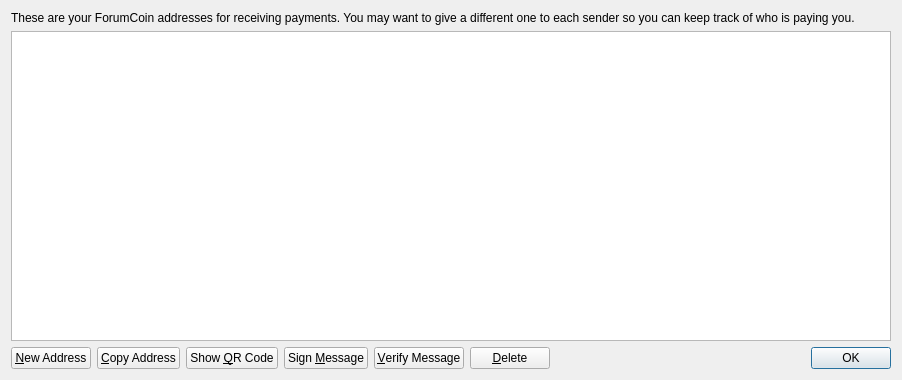
<?xml version="1.0" encoding="UTF-8"?>
<ui version="4.0">
 <class>AddressBookPage</class>
 <widget class="QWidget" name="AddressBookPage">
  <property name="geometry">
   <rect>
    <x>0</x>
    <y>0</y>
    <width>902</width>
    <height>380</height>
   </rect>
  </property>
  <property name="windowTitle">
   <string>Address Book</string>
  </property>
  <layout class="QVBoxLayout" name="verticalLayout">
   <item>
    <widget class="QLabel" name="labelExplanation">
     <property name="text">
      <string>These are your ForumCoin addresses for receiving payments. You may want to give a different one to each sender so you can keep track of who is paying you.</string>
     </property>
     <property name="textFormat">
      <enum>Qt::PlainText</enum>
     </property>
     <property name="wordWrap">
      <bool>true</bool>
     </property>
    </widget>
   </item>
   <item>
    <widget class="QTableView" name="tableView">
     <property name="contextMenuPolicy">
      <enum>Qt::CustomContextMenu</enum>
     </property>
     <property name="toolTip">
      <string>Double-click to edit address or label</string>
     </property>
     <property name="tabKeyNavigation">
      <bool>false</bool>
     </property>
     <property name="alternatingRowColors">
      <bool>true</bool>
     </property>
     <property name="selectionMode">
      <enum>QAbstractItemView::SingleSelection</enum>
     </property>
     <property name="selectionBehavior">
      <enum>QAbstractItemView::SelectRows</enum>
     </property>
     <property name="sortingEnabled">
      <bool>true</bool>
     </property>
     <attribute name="verticalHeaderVisible">
      <bool>false</bool>
     </attribute>
    </widget>
   </item>
   <item>
    <layout class="QHBoxLayout" name="horizontalLayout">
     <item>
      <widget class="QPushButton" name="newAddressButton">
       <property name="toolTip">
        <string>Create a new address</string>
       </property>
       <property name="text">
        <string>&amp;New Address</string>
       </property>
       <property name="icon">
        <iconset resource="../bitcoin.qrc">
         <normaloff>:/icons/add</normaloff>:/icons/add</iconset>
       </property>
      </widget>
     </item>
     <item>
      <widget class="QPushButton" name="copyToClipboard">
       <property name="toolTip">
        <string>Copy the currently selected address to the system clipboard</string>
       </property>
       <property name="text">
        <string>&amp;Copy Address</string>
       </property>
       <property name="icon">
        <iconset resource="../bitcoin.qrc">
         <normaloff>:/icons/editcopy</normaloff>:/icons/editcopy</iconset>
       </property>
      </widget>
     </item>
     <item>
      <widget class="QPushButton" name="showQRCode">
       <property name="text">
        <string>Show &amp;QR Code</string>
       </property>
       <property name="icon">
        <iconset resource="../bitcoin.qrc">
         <normaloff>:/icons/qrcode</normaloff>:/icons/qrcode</iconset>
       </property>
      </widget>
     </item>
     <item>
      <widget class="QPushButton" name="signMessage">
       <property name="toolTip">
        <string>Sign a message to prove you own a riotcoin address</string>
       </property>
       <property name="text">
        <string>Sign &amp;Message</string>
       </property>
       <property name="icon">
        <iconset resource="../bitcoin.qrc">
         <normaloff>:/icons/edit</normaloff>:/icons/edit</iconset>
       </property>
      </widget>
     </item>
     <item>
      <widget class="QPushButton" name="verifyMessage">
       <property name="toolTip">
        <string>Verify a message to ensure it was signed with a specified riotcoin address</string>
       </property>
       <property name="text">
        <string>&amp;Verify Message</string>
       </property>
       <property name="icon">
        <iconset resource="../bitcoin.qrc">
         <normaloff>:/icons/transaction_0</normaloff>:/icons/transaction_0</iconset>
       </property>
      </widget>
     </item>
     <item>
      <widget class="QPushButton" name="deleteButton">
       <property name="toolTip">
        <string>Delete the currently selected address from the list</string>
       </property>
       <property name="text">
        <string>&amp;Delete</string>
       </property>
       <property name="icon">
        <iconset resource="../bitcoin.qrc">
         <normaloff>:/icons/remove</normaloff>:/icons/remove</iconset>
       </property>
      </widget>
     </item>
     <item>
      <spacer name="horizontalSpacer">
       <property name="orientation">
        <enum>Qt::Horizontal</enum>
       </property>
       <property name="sizeHint" stdset="0">
        <size>
         <width>40</width>
         <height>20</height>
        </size>
       </property>
      </spacer>
     </item>
     <item>
      <widget class="QDialogButtonBox" name="buttonBox">
       <property name="sizePolicy">
        <sizepolicy hsizetype="Maximum" vsizetype="Fixed">
         <horstretch>0</horstretch>
         <verstretch>0</verstretch>
        </sizepolicy>
       </property>
       <property name="standardButtons">
        <set>QDialogButtonBox::Ok</set>
       </property>
      </widget>
     </item>
    </layout>
   </item>
  </layout>
 </widget>
 <resources>
  <include location="../bitcoin.qrc"/>
 </resources>
 <connections/>
</ui>
